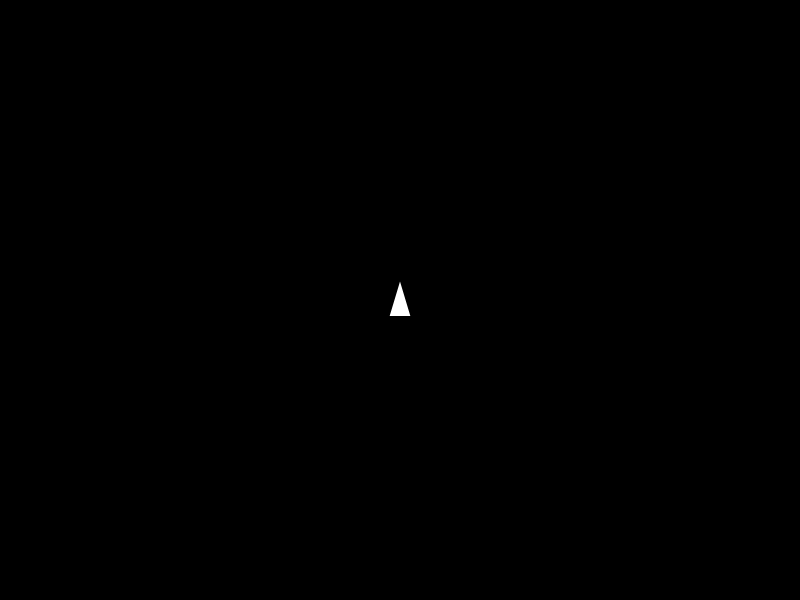
Frame 1 (no input)
Frame 60 (no input): identical to frame 1, image omitted
Frame 120 (the mouse pressed at the canvas centre since frame 60): identical to frame 1, image omitted

The p5.js sketch that drew this single still picture (run headless with seeded random() and noise() and a simulated clock; from frame 60 on, the mouse is pressed at the canvas centre):

// p5.js sketch
// ── sketch.js
let spaceship;

function setup() {
  createCanvas(800, 600);

  // Create spaceship in center of screen
  spaceship = new Spaceship(width / 2, height / 2); 
}

function draw() {
  background(0); // Space has always been black
  
  // Handle keyboard input
  if (keyIsPressed) { 
    if (keyCode === UP_ARROW) {
      spaceship.accelerate();
    }
    if (keyCode === LEFT_ARROW) {
      spaceship.turnLeft();
    }
    if (keyCode === RIGHT_ARROW) {
      spaceship.turnRight();
    }
  }
  // Update and display spaceship
  spaceship.move();
  spaceship.display();
}


// ── Asteroid.js
class Asteroid {
  constructor(x, y, size) {
    this.x = x;
    this.y = y;
    this.size = size;
    
    // Random velocity for drifting through space
    this.speedX = random(-2, 2);
    this.speedY = random(-2, 2);
    
    // Random rotation
    this.angle = 0;
    this.rotationSpeed = random(-0.02, 0.02);
    
    // Generate irregular shape in constructor
    this.points = 8;
    this.offsets = [];
    for (let i = 0; i < this.points; i++) {
      this.offsets[i] = random(-this.size * 0.2, this.size * 0.2);
    }
  }
  
  // Move the asteroid
  move() {
    this.x = this.x + this.speedX;
    this.y = this.y + this.speedY;
    this.angle = this.angle + this.rotationSpeed;
    
    // Wrap around screen edges
    if (this.x > width + this.size) {
      this.x = -this.size;
    }
    if (this.x < -this.size) {
      this.x = width + this.size;
    }
    if (this.y > height + this.size) {
      this.y = -this.size;
    }
    if (this.y < -this.size) {
      this.y = height + this.size;
    }
  }
  
  // Display the asteroid
  display() {
    push();
    translate(this.x, this.y);
    rotate(this.angle);
    
    fill(150);
    stroke(100);
    strokeWeight(2);
    
    // Draw irregular polygon using predefined shape
    beginShape();
    for (let i = 0; i < this.points; i++) {
      let angle = (TWO_PI / this.points) * i;
      let radius = this.size + this.offsets[i];
      let x = cos(angle) * radius;
      let y = sin(angle) * radius;
      vertex(x, y);
    }
    endShape(CLOSE);
    
    pop();
  }
}

// ── Spaceship.js
class Spaceship {
  constructor(x, y) {
    this.x = x;             // Initial x position
    this.y = y;             // Initial y position
    this.angle = 0;         // Initial angle facing up
    this.speedX = 0;        // Initial x velocity
    this.speedY = 0;        // Initial y velocity
    this.size = 15;         // Size of the spaceship
    this.thrust = 0.2;      // Acceleration rate
    this.friction = 0.98;   // Friction coefficient to slow down
    this.turnSpeed = 0.1;   // Rotation speed
  }
  
  // Apply thrust in the direction the ship is facing
  accelerate() {
    this.speedX = this.speedX + cos(this.angle - HALF_PI) * this.thrust;
    this.speedY = this.speedY + sin(this.angle - HALF_PI) * this.thrust;
  }
  
  // Rotate left
  turnLeft() {
    this.angle = this.angle - this.turnSpeed;
  }
  
  // Rotate right
  turnRight() {
    this.angle = this.angle + this.turnSpeed;
  }
  
  // Update position
  move() {
    // Apply friction to gradually slow down
    this.speedX = this.speedX * this.friction;
    this.speedY = this.speedY * this.friction;
    
    // Update position
    this.x = this.x + this.speedX;
    this.y = this.y + this.speedY;
    
    // Wrap around screen edges
    if (this.x > width) {
      this.x = 0;
    }
    if (this.x < 0) {
      this.x = width;
    }
    if (this.y > height) {
      this.y = 0;
    }
    if (this.y < 0) {
      this.y = height;
    }
  }
  
  // Display the spaceship
  display() {
    push();
    translate(this.x, this.y);
    rotate(this.angle);
    
    fill(255);
    stroke(255);
    strokeWeight(2);
    
    // Draw triangle pointing up
    beginShape();
    vertex(0, -this.size);
    vertex(-this.size * 0.6, this.size);
    vertex(this.size * 0.6, this.size);
    endShape(CLOSE);
    
    pop();
  }
}
